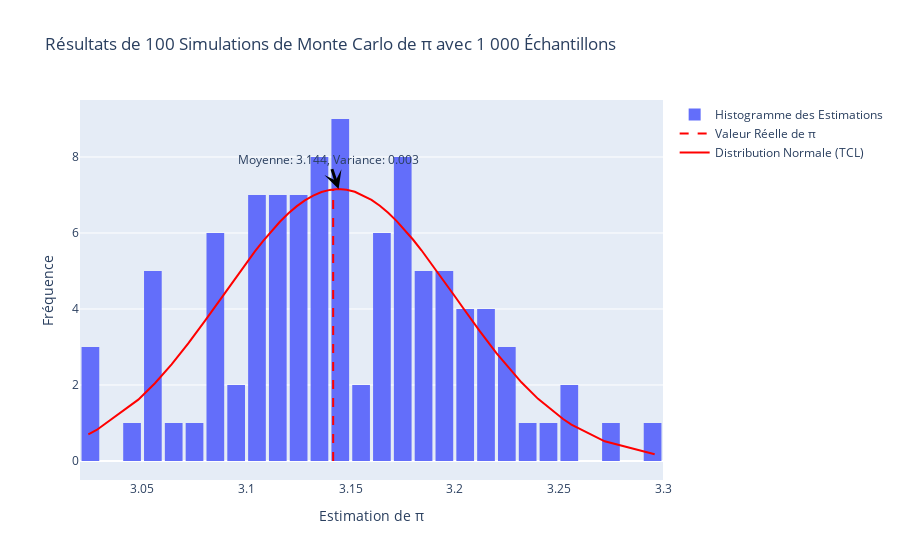

Notebook source saved alongside this figure:
### Markdown cell above
### Observations

> Cette approche illustre la loi des grands nombres, qui stipule que la moyenne d'une série d'observations tirées aléatoirement d'une distribution converge vers la moyenne théorique (ou attendue) de cette distribution à mesure que le nombre d'observations augmente. En d'autres termes, plus on effectue d'échantillonnages, plus la moyenne de ces échantillons se rapproche de l'espérance mathématique de la population totale.

### Code cell
# Bonus : 100 simulations avec 1 000 échantillons
num_simulations = 100
pi_estimates_1000_samples = [estimate_pi_monte_carlo(1000) for _ in range(num_simulations)]

# Calcul de la moyenne et de la variance des résultats
mean_estimate = np.mean(pi_estimates_1000_samples)
variance_estimate = np.var(pi_estimates_1000_samples)

# Calcul de la densité de la distribution normale pour la superposition sur le graphique
normal_distribution = norm.pdf(sorted(pi_estimates_1000_samples), mean_estimate, np.sqrt(variance_estimate))

# Graphique
fig = go.Figure()

# Histogramme des estimations de pi
fig.add_trace(go.Histogram(x=pi_estimates_1000_samples, nbinsx=40, opacity=1,  name='Histogramme des Estimations'))

# Valeur réelle de pi
fig.add_trace(go.Scatter(x=[np.pi, np.pi], y=[0, max(normal_distribution)], mode='lines', line=dict(color='red', dash='dash'), name='Valeur Réelle de π'))

# Courbe de la distribution normale (TCL)
fig.add_trace(go.Scatter(x=sorted(pi_estimates_1000_samples), y=normal_distribution, mode='lines',line=dict(color='red'), name='Distribution Normale (TCL)'))

# Ajout de la moyenne et de la variance dans le graphique
fig.add_annotation(
    x=mean_estimate,
    y=max(normal_distribution),
    text=f"Moyenne: {mean_estimate:.3f}, Variance: {variance_estimate:.3f}",
    showarrow=True,
    arrowwidth=3,
    arrowhead=3,
    arrowcolor="black",
    font_size=12
)
fig.update_layout(
    title='Distribution des estimations de Pi (100 simulations avec 1000 échantillons)',
    xaxis_title='Estimation de π',
    yaxis_title='Fréquence',
    bargap=0.15
)
fig.show()

### Figure 1 — Plotly figure (JSON) as saved in the notebook; plotly's stock layout.template omitted (floating-point values rounded to 4 significant figures)
{"data": [{"name": "Histogramme des Estimations", "nbinsx": 40, "opacity": 1, "type": "histogram", "x": [3.132, 3.132, 3.184, 3.116, 3.028, 3.084, 3.096, 3.208, 3.152, 3.18, 3.14, 3.256, 3.176, 3.18, 3.124, 3.176, 3.088, 3.212, 3.116, 3.08, 3.088, 3.024, 3.132, 3.14, 3.112, 3.136, 3.272, 3.1, 3.176, 3.212, 3.124, 3.192, 3.072, 3.14, 3.124, 3.16, 3.136, 3.028, 3.168, 3.184, 3.132, 3.052, 3.148, 3.176, 3.108, 3.192, 3.132, 3.208, 3.052, 3.22, 3.296, 3.104, 3.148, 3.176, 3.056, 3.136, 3.212, 3.172, 3.14, 3.196, 3.22, 3.172, 3.144, 3.064, 3.228, 3.124, 3.16, 3.108, 3.088, 3.128, 3.056, 3.14, 3.192, 3.24, 3.116, 3.16, 3.2, 3.164, 3.104, 3.112, 3.116, 3.196, 3.172, 3.12, 3.232, 3.12, 3.088, 3.052, 3.204, 3.048, 3.164, 3.1, 3.152, 3.108, 3.18, 3.112, 3.14, 3.096, 3.252, 3.212]}, {"line": {"color": "red", "dash": "dash"}, "mode": "lines", "name": "Valeur Réelle de π", "type": "scatter", "x": [3.142, 3.142], "y": [0, 7.155]}, {"line": {"color": "red"}, "mode": "lines", "name": "Distribution Normale (TCL)", "type": "scatter", "x": [3.024, 3.028, 3.028, 3.048, 3.052, 3.052, 3.052, 3.056, 3.056, 3.064, 3.072, 3.08, 3.084, 3.088, 3.088, 3.088, 3.088, 3.096, 3.096, 3.1, 3.1, 3.104, 3.104, 3.108, 3.108, 3.108, 3.112, 3.112, 3.112, 3.116, 3.116, 3.116, 3.116, 3.12, 3.12, 3.124, 3.124, 3.124, 3.124, 3.128, 3.132, 3.132, 3.132, 3.132, 3.132, 3.136, 3.136, 3.136, 3.14, 3.14, 3.14, 3.14, 3.14, 3.14, 3.144, 3.148, 3.148, 3.152, 3.152, 3.16, 3.16, 3.16, 3.164, 3.164, 3.168, 3.172, 3.172, 3.172, 3.176, 3.176, 3.176, 3.176, 3.176, 3.18, 3.18, 3.18, 3.184, 3.184, 3.192, 3.192, 3.192, 3.196, 3.196, 3.2, 3.204, 3.208, 3.208, 3.212, 3.212, 3.212, 3.212, 3.22, 3.22, 3.228, 3.232, 3.24, 3.252, 3.256, 3.272, 3.296], "y": [0.7006, 0.8157, 0.8157, 1.615, 1.823, 1.823, 1.823, 2.048, 2.048, 2.543, 3.094, 3.687, 3.995, 4.305, 4.305, 4.305, 4.305, 4.924, 4.924, 5.226, 5.226, 5.517, 5.517, 5.795, 5.795, 5.795, 6.056, 6.056, 6.056, 6.296, 6.296, 6.296, 6.296, 6.512, 6.512, 6.7, 6.7, 6.7, 6.7, 6.859, 6.986, 6.986, 6.986, 6.986, 6.986, 7.078, 7.078, 7.078, 7.135, 7.135, 7.135, 7.135, 7.135, 7.135, 7.155, 7.138, 7.138, 7.085, 7.085, 6.873, 6.873, 6.873, 6.718, 6.718, 6.532, 6.319, 6.319, 6.319, 6.081, 6.081, 6.081, 6.081, 6.081, 5.822, 5.822, 5.822, 5.546, 5.546, 4.955, 4.955, 4.955, 4.647, 4.647, 4.336, 4.026, 3.718, 3.718, 3.416, 3.416, 3.416, 3.416, 2.84, 2.84, 2.313, 2.071, 1.635, 1.104, 0.9585, 0.5174, 0.1758]}], "layout": {"annotations": [{"arrowcolor": "black", "arrowhead": 3, "arrowwidth": 3, "font": {"size": 12}, "showarrow": true, "text": "Moyenne: 3.144, Variance: 0.003", "x": 3.144, "y": 7.155}], "bargap": 0.15, "title": {"text": "Résultats de 100 Simulations de Monte Carlo de π avec 1 000 Échantillons"}, "xaxis": {"title": {"text": "Estimation de π"}}, "yaxis": {"title": {"text": "Fréquence"}}}}
